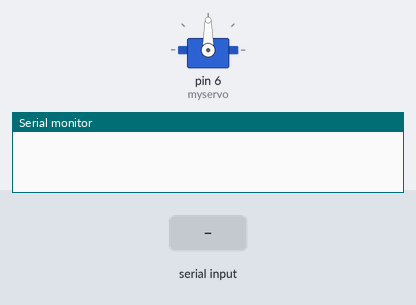
Recording of a sketch running on a simulated Arduino Uno, built with avr-gcc and run on an emulated ATmega328P. Shown: servo, the last lines printed to the serial monitor. Inputs (shaded band) come from the test bench.

Above: at 1.2 s.
1.3 s: "90,45\n" received over Serial
At 1.6 s:
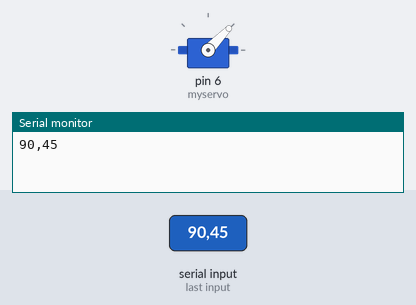
2.8 s: "5\n" received over Serial
At 3.8 s:
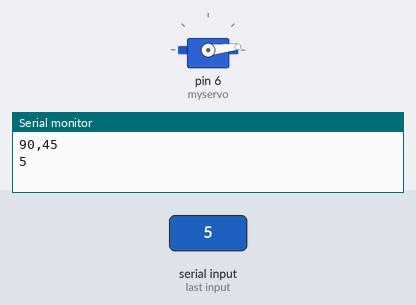
4.3 s: "30,150\n" received over Serial
At 5.3 s:
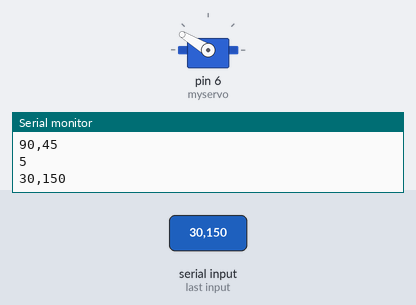
Timing chart, 0 to 7.3 s (numbered marks = the images above; inputs shaded):
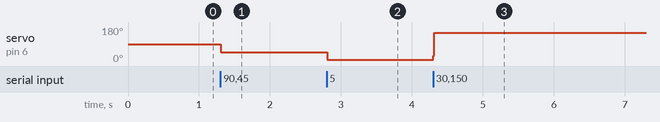

Measured:
- after the input at 1.3 s, servo on pin 6 (myservo): 90° → 46° at once
- after the input at 2.8 s, servo on pin 6 (myservo): 46° → 6° at once
- after the input at 4.3 s, servo on pin 6 (myservo): 6° → 149° at once

The sketch:

Serial_Servo_Move.ino
```cpp
#include <Servo.h>

Servo myservo;
int angle = 0;
int newAngle = 0;
const int MaxChars = 4;
char strValue[MaxChars+1];
int index = 0;

void setup() {
  Serial.begin(9600);
  myservo.attach(6);
  angle = 90;

}

void loop() {

}
void serialEvent()
{
  while(Serial.available())
  {
    char ch = Serial.read();
    Serial.write(ch);
    if(index < MaxChars && isDigit(ch))
    {
      strValue[index++] = ch;
    }
    else
    {
      strValue[index] = 0;
      newAngle = atoi(strValue);
      if(newAngle > 0 && newAngle < 180){
        if(newAngle < angle){
          for(; angle > newAngle; angle -=1) {
            myservo.write(angle);
          }
        }
        else {
          for(; angle < newAngle; angle +=1){
            myservo.write(angle);
          }
        }
      }
      strValue;
      index = 0;
      angle = newAngle;
    }
  }
}
```
